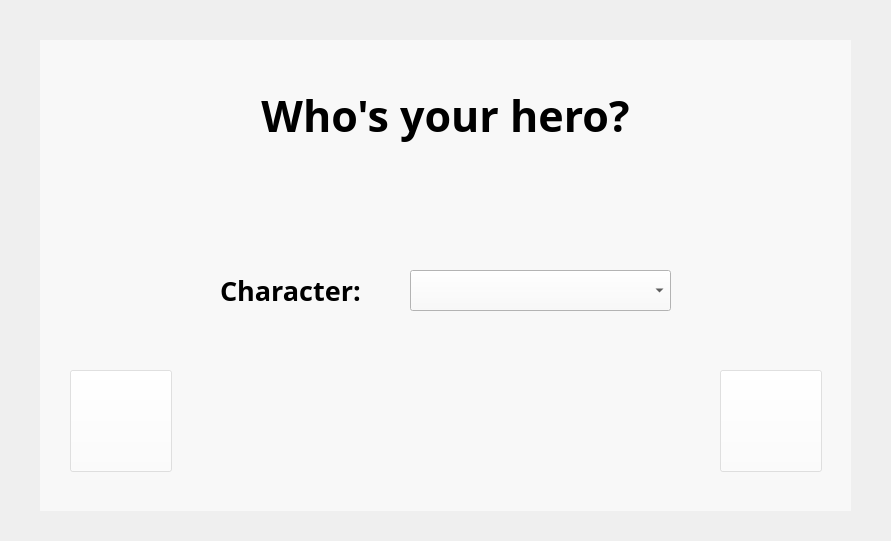
<?xml version="1.0" encoding="UTF-8"?>
<ui version="4.0">
 <class>Form</class>
 <widget class="QWidget" name="Form">
  <property name="geometry">
   <rect>
    <x>0</x>
    <y>0</y>
    <width>891</width>
    <height>541</height>
   </rect>
  </property>
  <property name="windowTitle">
   <string>Form</string>
  </property>
  <property name="layoutDirection">
   <enum>Qt::LeftToRight</enum>
  </property>
  <widget class="QLabel" name="label">
   <property name="geometry">
    <rect>
     <x>220</x>
     <y>270</y>
     <width>141</width>
     <height>41</height>
    </rect>
   </property>
   <property name="font">
    <font>
     <family>Levenim MT</family>
     <pointsize>20</pointsize>
     <weight>75</weight>
     <bold>true</bold>
    </font>
   </property>
   <property name="text">
    <string>Character:</string>
   </property>
  </widget>
  <widget class="QComboBox" name="comboBox">
   <property name="geometry">
    <rect>
     <x>410</x>
     <y>270</y>
     <width>261</width>
     <height>41</height>
    </rect>
   </property>
   <property name="maximumSize">
    <size>
     <width>16777215</width>
     <height>60</height>
    </size>
   </property>
   <property name="font">
    <font>
     <pointsize>15</pointsize>
    </font>
   </property>
   <property name="layoutDirection">
    <enum>Qt::LeftToRight</enum>
   </property>
   <property name="autoFillBackground">
    <bool>false</bool>
   </property>
   <property name="styleSheet">
    <string notr="true">background-color:  rgb(250,250,250);</string>
   </property>
   <property name="maxVisibleItems">
    <number>6</number>
   </property>
  </widget>
  <widget class="QPushButton" name="next_button">
   <property name="geometry">
    <rect>
     <x>720</x>
     <y>370</y>
     <width>102</width>
     <height>102</height>
    </rect>
   </property>
   <property name="font">
    <font>
     <pointsize>15</pointsize>
    </font>
   </property>
   <property name="styleSheet">
    <string notr="true">background-color:  rgb(255,255,255,100);

</string>
   </property>
   <property name="inputMethodHints">
    <set>Qt::ImhNone</set>
   </property>
   <property name="text">
    <string/>
   </property>
   <property name="icon">
    <iconset>
     <normaloff>../buttons/tran_right.png</normaloff>../buttons/tran_right.png</iconset>
   </property>
   <property name="iconSize">
    <size>
     <width>80</width>
     <height>80</height>
    </size>
   </property>
  </widget>
  <widget class="QLabel" name="label_2">
   <property name="geometry">
    <rect>
     <x>-10</x>
     <y>0</y>
     <width>921</width>
     <height>611</height>
    </rect>
   </property>
   <property name="text">
    <string/>
   </property>
   <property name="pixmap">
    <pixmap>../pictures/winter1.jpeg</pixmap>
   </property>
  </widget>
  <widget class="QPushButton" name="back_button">
   <property name="geometry">
    <rect>
     <x>70</x>
     <y>370</y>
     <width>102</width>
     <height>102</height>
    </rect>
   </property>
   <property name="font">
    <font>
     <pointsize>15</pointsize>
    </font>
   </property>
   <property name="styleSheet">
    <string notr="true">background-color:  rgb(255,255,255,100);

</string>
   </property>
   <property name="text">
    <string/>
   </property>
   <property name="icon">
    <iconset>
     <normaloff>../buttons/icons8-reply-arrow-100.png</normaloff>../buttons/icons8-reply-arrow-100.png</iconset>
   </property>
   <property name="iconSize">
    <size>
     <width>80</width>
     <height>80</height>
    </size>
   </property>
  </widget>
  <widget class="QLabel" name="headline">
   <property name="geometry">
    <rect>
     <x>0</x>
     <y>40</y>
     <width>891</width>
     <height>151</height>
    </rect>
   </property>
   <property name="font">
    <font>
     <family>Levenim MT</family>
     <pointsize>32</pointsize>
     <weight>75</weight>
     <bold>true</bold>
    </font>
   </property>
   <property name="text">
    <string>Who's your hero?</string>
   </property>
   <property name="alignment">
    <set>Qt::AlignCenter</set>
   </property>
  </widget>
  <widget class="QLabel" name="label_3">
   <property name="geometry">
    <rect>
     <x>40</x>
     <y>40</y>
     <width>811</width>
     <height>471</height>
    </rect>
   </property>
   <property name="styleSheet">
    <string notr="true">background-color:  rgb(255,255,255,150);</string>
   </property>
   <property name="text">
    <string/>
   </property>
  </widget>
  <zorder>label_2</zorder>
  <zorder>label_3</zorder>
  <zorder>label</zorder>
  <zorder>comboBox</zorder>
  <zorder>next_button</zorder>
  <zorder>back_button</zorder>
  <zorder>headline</zorder>
 </widget>
 <resources/>
 <connections/>
</ui>
